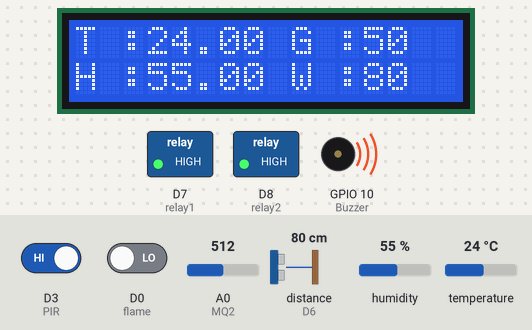
Simulated run of this sketch. Board: ESP8266 (NodeMCU). Parts: 16×2 character LCD, switched loads named in the sketch (green lamp = pin HIGH), buzzer (waves = sounding, pin HIGH). Wiring (inferred from the names in the program): ultrasonic range finder: trigger D5; echo D6. Inputs (shaded band) come from the test bench; at power-on: A0 (MQ2) = 512, distance to the obstacle (sensor on D6) 80 cm, humidity 55 %, temperature 24 °C, D3 (PIR) HIGH, D0 (flame) LOW. The echo pulse lasts 58.3 µs per cm; WiFi joins after 1.5 s; servers stay silent unless stated; pins used as bus, display or sensor lines are not drawn; what the sketch prints to the serial monitor is not drawn.

Above: at 3.0 s.
3.1 s: A0 (MQ2) set to 377
At 3.6 s:
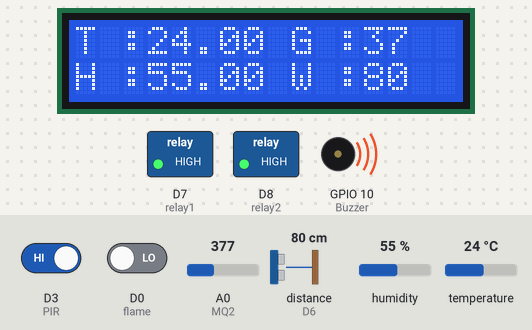
4.7 s: A0 (MQ2) set to 348
At 7.4 s:
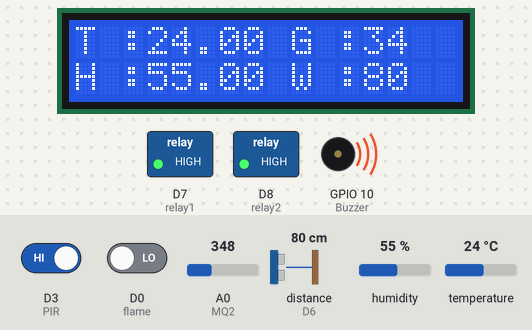
10.8 s: distance to the obstacle (sensor on D6) set to 2 cm
At 11.6 s:
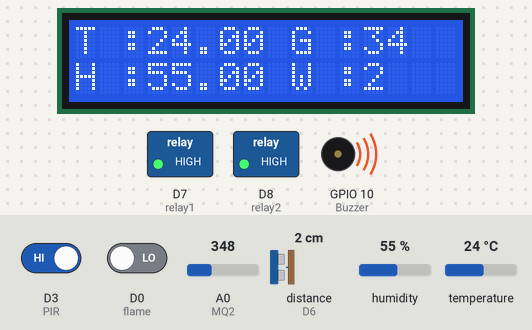
13.9 s: humidity set to 22 %
At 15.3 s:
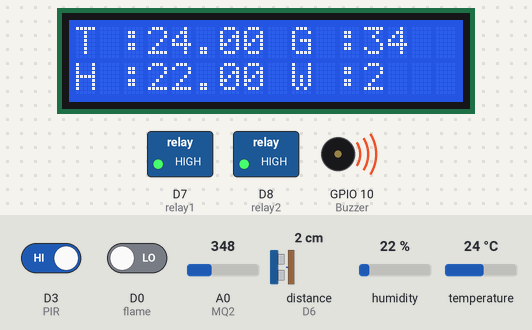
18.1 s: temperature set to 12 °C
At 19.7 s:
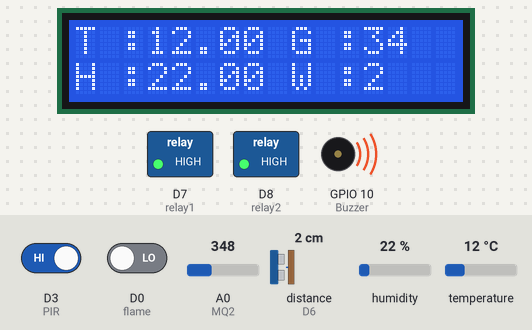
22.3 s: distance to the obstacle (sensor on D6) set to 4 cm
At 23.8 s:
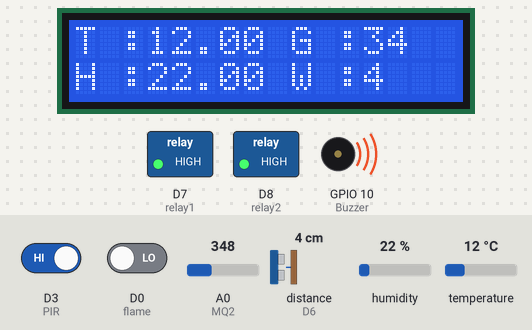
Timing chart, 0 to 25.4 s (numbered marks = the images above; inputs shaded):
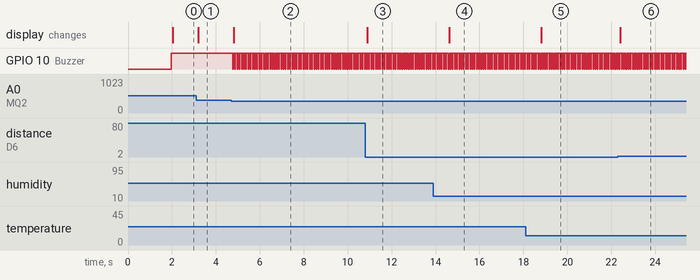

Measured:
- the behaviour switches between 364 and 363 on A0 (MQ2) (found by bisection; images 1 and 2)
- after the input at 3.1 s, the display: changes after 0.10 s (image 1)
- after the input at 4.7 s, GPIO 10 (Buzzer): alternates HIGH for 0.08 s and LOW for 0.02 s, starting after 0.07 s; the display: changes after 0.11 s (image 2)
- after the input at 10.8 s, the display: changes after 0.10 s (image 3)
- after the input at 13.9 s, the display: changes after 0.72 s (image 4)
- after the input at 18.1 s, the display: changes after 0.72 s (image 5)
- after the input at 22.3 s, the display: changes after 0.10 s (image 6)

The sketch:

RWP.ino
```cpp
#include <LiquidCrystal_I2C.h>
#define BLYNK_PRINT Serial
#include <ESP8266WiFi.h>
#include <BlynkSimpleEsp8266.h>
#include <DHT.h>


char auth[] = "";//Enter your Auth token
char ssid[] = "";//Enter your WIFI name
char pass[] = "";//Enter your WIFI password

LiquidCrystal_I2C lcd(0x27, 16, 2);
DHT dht(D4, DHT11); //(sensor pin,sensor type)
BlynkTimer timer;
bool pirbutton = 0;

#define Buzzer 10
#define MQ2 A0
#define flame D0
#define PIR D3
#define trig D5
#define echo D6
#define relay1 D7
#define relay2 D8

BLYNK_WRITE(V0) {
  pirbutton = param.asInt();
}

void setup() {
  Serial.begin(9600);
  lcd.init();
  lcd.backlight();
  pinMode(Buzzer, OUTPUT);
  pinMode(flame, INPUT);
  pinMode(PIR, INPUT);
  pinMode(trig, OUTPUT);
  pinMode(echo, INPUT);
  pinMode(relay1, OUTPUT);
  pinMode(relay2, OUTPUT);
  digitalWrite(relay1, HIGH);
  digitalWrite(relay2, HIGH);
  Blynk.begin(auth, ssid, pass);
  dht.begin();
  timer.setInterval(100L, gassensor);
  timer.setInterval(100L, DHT11sensor);
  timer.setInterval(100L, flamesensor);
  timer.setInterval(100L, pirsensor);
  timer.setInterval(100L, ultrasonic);
}

void gassensor() {
  int value = analogRead(MQ2);
  Serial.println(value);
  value = map(value, 0, 1024, 0, 100);
  if (value <= 35) {
    digitalWrite(Buzzer, LOW);
  } else if (value > 35) {
    Blynk.notify("Warning! Gas leak detected");
    digitalWrite(Buzzer, HIGH);
  }
  Blynk.virtualWrite(V1, value);
  lcd.setCursor(9, 0);
  lcd.print("G :");
  lcd.print(value);
  lcd.print("  ");
}

void DHT11sensor() {
  float h = dht.readHumidity();
  float t = dht.readTemperature();

  if (isnan(h) || isnan(t)) {
    Serial.println("Failed to read from DHT sensor!");
    return;
  }

  Blynk.virtualWrite(V2, t);
  Blynk.virtualWrite(V3, h);

  lcd.setCursor(0, 0);
  lcd.print("T :");
  lcd.print(t);

  lcd.setCursor(0, 1);
  lcd.print("H :");
  lcd.print(h);
}

void flamesensor() {
  bool value = digitalRead(flame );
  if (value == 1) {
    digitalWrite(Buzzer, LOW);
  } else if (value == 0) {
    Blynk.notify("Warning! Fire was detected");
    digitalWrite(Buzzer, HIGH);
  }
}
void pirsensor() {
  bool value = digitalRead(PIR);
  if (pirbutton == 1) {
    if (value == 0) {
      digitalWrite(Buzzer, LOW);
    } else if (value == 1) {
      Blynk.notify("Warning! Please check your security system");
      digitalWrite(Buzzer, HIGH);
    }
  }
}

void ultrasonic() {
  digitalWrite(trig, LOW);
  delayMicroseconds(4);
  digitalWrite(trig, HIGH);
  delayMicroseconds(10);
  digitalWrite(trig, LOW);
  long t = pulseIn(echo, HIGH);
  long cm = t / 29 / 2;
  Blynk.virtualWrite(V4, cm);
  lcd.setCursor(9, 1);
  lcd.print("W :");
  lcd.print(cm);
  lcd.print("  ");
}


void loop() {
  Blynk.run();
  timer.run();
}
```
